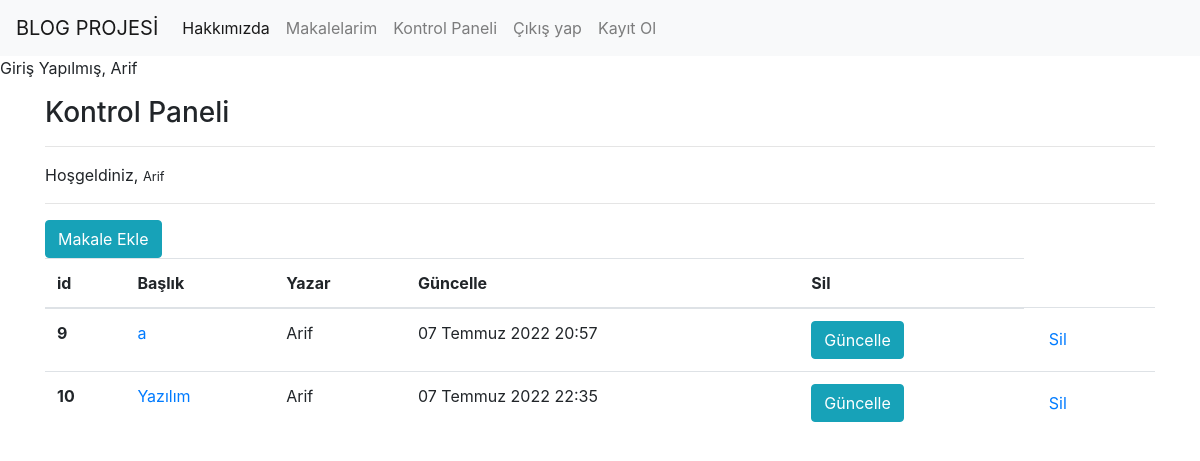
Page /articles/dashboard/ (signed in) on the earlier database version.
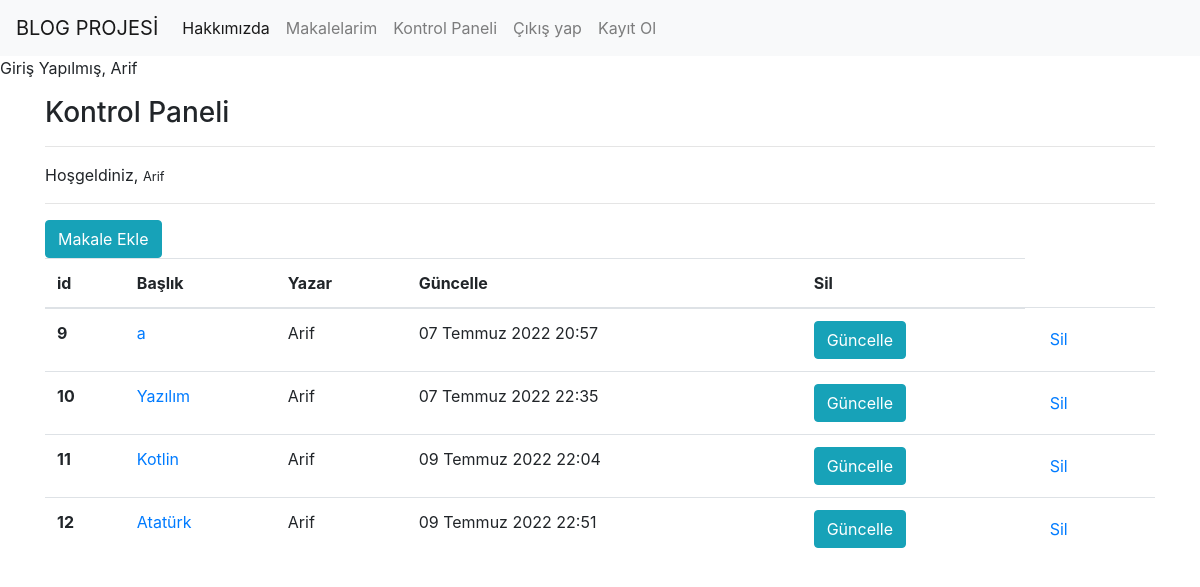
Same page on the later database version.
### article/models.py (models this page shows, shortened)
class Article(models.Model):
    author = models.ForeignKey("auth.User",on_delete = models.CASCADE,verbose_name="yazar" ) #model.cascade amacı yazar silinirse makaleyi de sil demek
    title = models.CharField(max_length=50,verbose_name="başlık")
    content = RichTextField()
    created_date = models.DateTimeField(auto_now_add=True,verbose_name="olusturma_tarih")
    article_image = models.FileField(blank = True,null=True,verbose_name="Fotoğraf ekleyin")

### article/views.py (the view)
# urls.py: path('dashboard/',views.dashboard,name="dashboard"),
def dashboard(request):
     articles = Article.objects.filter(author = request.user)
     context = {
          "articles" : articles
     }
     return render(request,"dashboard.html",context)

### templates/dashboard.html
{% extends "layout.html" %}
{% block body %}
<h3>Kontrol Paneli</h3>
<hr>
<p>
    Hoşgeldiniz, <small>{{request.user.username}}</small>
</p>
<hr>
<a class="btn btn-info" href="/articles/addarticle">Makale Ekle</a>
{% if articles %}
<table class="table">
    <thead>
      <tr>
        <th scope="col">id</th>
        <th scope="col">Başlık</th>
        <th scope="col">Yazar</th>
        <th scope="col">Güncelle</th>
        <th scope="col">Sil</th>
    </tr>
    </thead>
    <tbody>
        {% for article in articles %}
        <tr>
            <th scope="row">{{article.id}}</th>
            <td><a href="/articles/articles/{{article.id}}">{{article.title}}</a></td>
            <td>{{article.author.username}}</a></td>
            <td>{{article.created_date}}</td>
            <td><a href="articles/update/{{article.id}}"class="btn btn-info">Güncelle</a></td>
            <td><a href="articles/delete/{{article.id}}" class="btn btn-danger/{{article.id}}">Sil</a></td>
      </tr>
        {% endfor %}
    </tbody>
  </table>
{% else %}
<div class="alert alert-danger">
    Henüz makaleniz bulunmuyor
</div>
{% endif %}
{% endblock body %}

### templates/layout.html (shortened to what this page needs)
<!DOCTYPE html>
<html lang="en">
<head>
    <link rel="stylesheet" href="https://cdn.jsdelivr.net/npm/bootstrap@4.0.0/dist/css/bootstrap.min.css">
</head>
<body>
    {% include "includes/navbar.html" %}
    <div class="container">
            {% block body %}
            {% endblock body %}
    </div>
</body>
</html>

### templates/includes/navbar.html (shortened to what this page needs)
<nav class="navbar navbar-expand-lg navbar-light bg-light">
    <a class="navbar-brand" href="#">BLOG PROJESİ</a>
    <div class="collapse navbar-collapse" id="navbarNavAltMarkup">
      <div class="navbar-nav">
        <a class="nav-item nav-link active" href="/about"> Hakkımızda <span class="sr-only">(current)</span></a>
        <a class="nav-item nav-link" href="/articles">Makalelarim</a>
        {% if request.user.is_authenticated %}
        <a class="nav-item nav-link" href="/articles/dashboard">Kontrol Paneli</a>
        <a class="nav-item nav-link" href="/user/logout">Çıkış yap</a>
          {% else %}
          <a class="nav-item nav-link" href="/user/login">Giriş Yap</a>
        {% endif %}
        <a class="nav-item nav-link" href="/user/register">Kayıt Ol</a>
      </div>
    </div>
  </nav>
  <p>
    {% if request.user.is_authenticated %}
        Giriş Yapılmış, {{request.user.username}}
      {% else %}
        Giriş Yapılmamış
    {% endif %}
  </p>

Differences in the rows shown:
added Article: id "11", title "Kotlin", author.username "Arif", created_date "09 Temmuz 2022 22:04"
added Article: id "12", title "Atatürk", author.username "Arif", created_date "09 Temmuz 2022 22:51"
